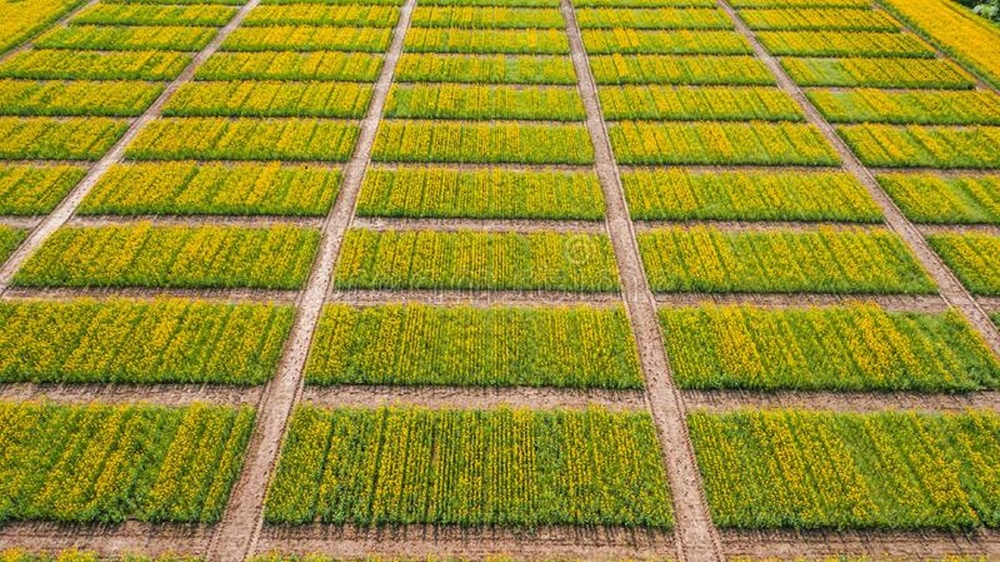
#> input picture media/input.jpg, 1000 x 562 px, shrunk from 1920 x 1080 before the run
$ python -i conventional.py   (imports and definitions only)   (older library calls are emulated)
#> lines starting #> are read from the running program, lines starting #| are printed output that depends on the picture; after the words box and inside, x2 and y2 are one past the last pixel; in counts of white or black regions, pixels touching at a corner belong together
import cv2


def processConventionalContouring(name):
#> called with name = '../media/input.jpg'
    image = cv2.imread(name)
#> image is the input picture: shape (562, 1000, 3); mean B, G, R 43.1, 141.8, 150.3
    gray = cv2.cvtColor(image, cv2.COLOR_BGR2GRAY)
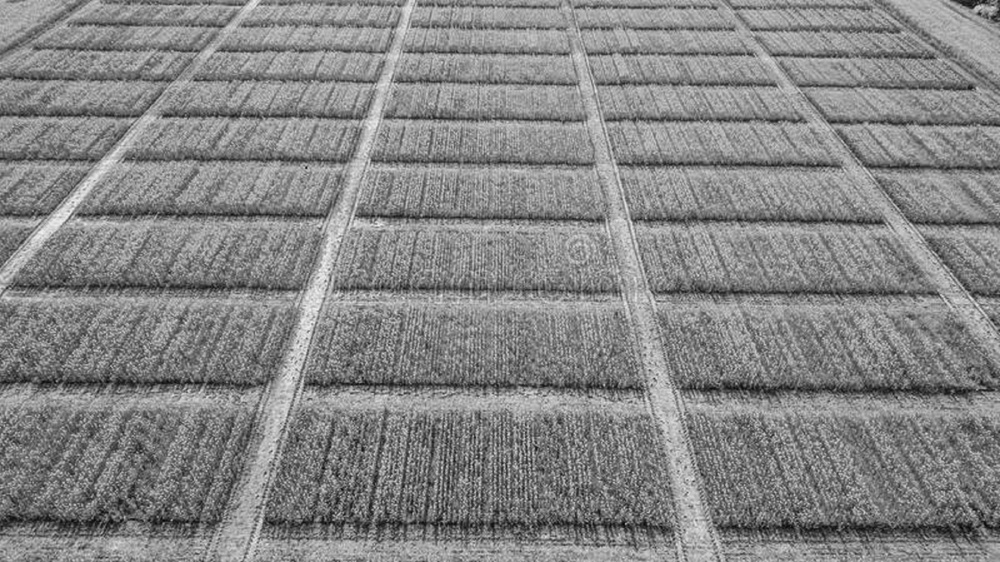
#> gray: shape (562, 1000); min 4, max 244, mean 133.1
    blurred = cv2.GaussianBlur(gray, (5, 5), 0)
    canny = cv2.Canny(blurred, 30, 300)
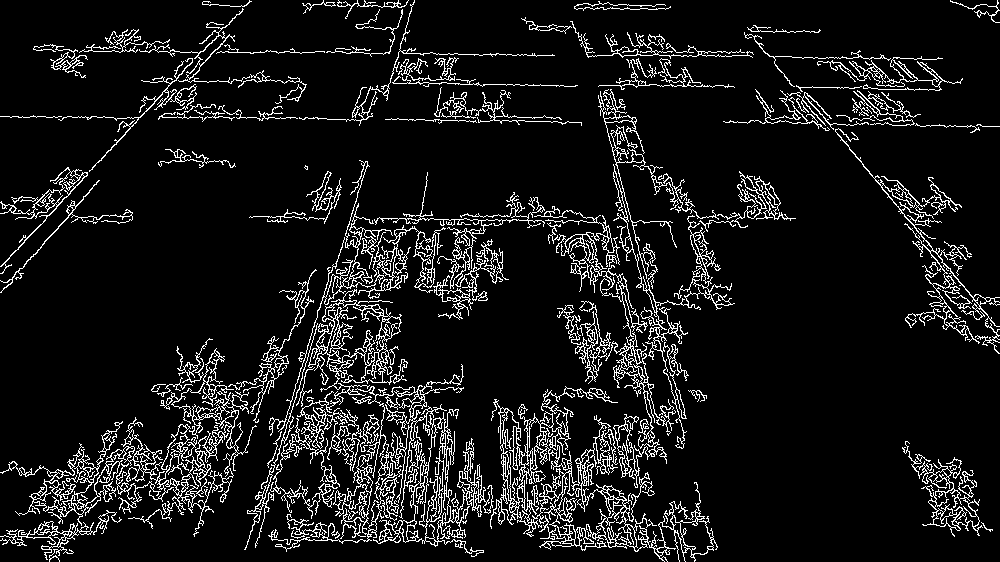
#> canny: shape (562, 1000); 9.2% white in thin lines or dots
    _, cnt, _= cv2.findContours(canny.copy(), cv2.RETR_EXTERNAL, cv2.CHAIN_APPROX_SIMPLE)
#> cnt = 63 contours, 18 with area under 20; largest, box (x1, y1, x2, y2) and area: (490, 386, 718, 562) 8739, (268, 364, 494, 557) 6080, (297, 289, 408, 472) 5100, (0, 348, 257, 537) 4984, (598, 89, 735, 449) 2896
    coins = image.copy()

    cv2.drawContours(coins, cnt, -1, (0, 0, 255), 2)
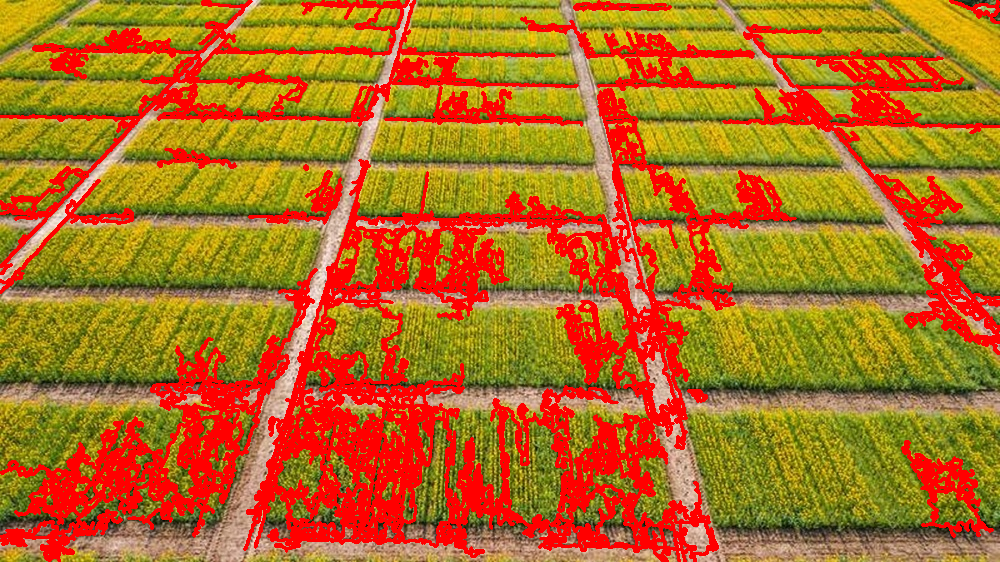
#> coins: shape (562, 1000, 3); mean B, G, R 31.4, 110.4, 176.2
    cv2.imwrite('media/conventional/output.png', coins)

>>> result = processConventionalContouring('../media/input.jpg')
